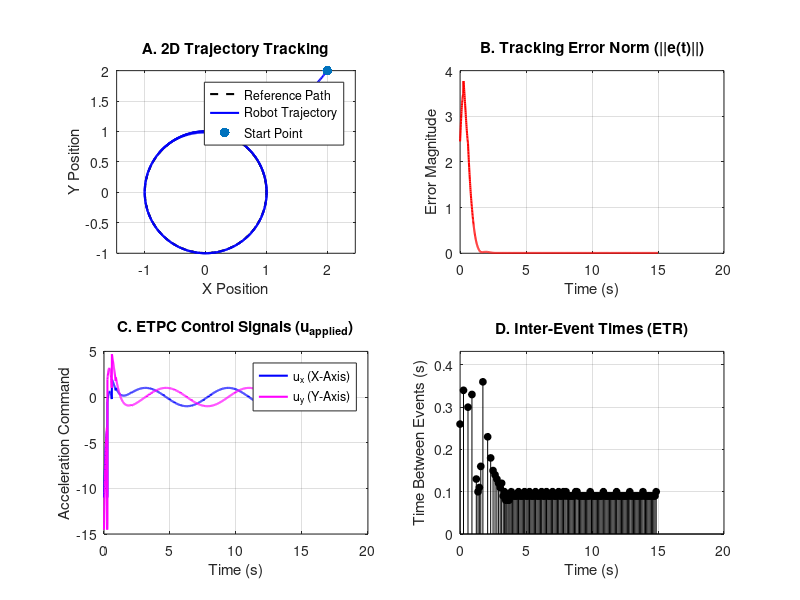

This figure's MATLAB source: (Note: this script raises an error after producing the figure.)
% =========================================================================
% Event-Triggered Polynomial Control (p=2) for 2D Circular Tracking
% =========================================================================
clear; clc; close all;

% --- 1. INITIALIZE SYSTEM DYNAMICS ---
A = [0 1 0 0; 0 0 0 0; 0 0 0 1; 0 0 0 0];
B = [0 0; 1 0; 0 0; 0 1];

% --- 2. CALCULATE LQR GAIN (K) AND LYAPUNOV MATRIX (P) ---
Q = diag([10, 1, 10, 1]); 
R = diag([0.1, 0.1]);     
K = lqr(A, B, Q, R);      
P = lyap((A - B*K)', Q);  

% --- 3. SIMULATION PARAMETERS ---
dt = 0.01;                  % Simulation time step
t_final = 15;               % Total simulation time
time = 0:dt:t_final;
N = length(time);

x = [2; 0; 2; 0];           % Start off-path to prove stability
t_k = 0;                    % Time of the last event
sigma = 0.05;               % Trigger threshold (5%)

% Precompute closed-loop matrices for the Taylor expansion
A_cl = A - B*K; 
A_cl_2 = A_cl * A_cl;

% Data storage for plotting
x_hist = zeros(4, N);
xr_hist = zeros(4, N);
u_app_hist = zeros(2, N);
error_norm_hist = zeros(1, N);
event_times = [];

% --- 4. MAIN SIMULATION LOOP ---
for i = 1:N
    t = time(i);
    
    % a) Generate Reference Trajectory (Circle)
    xr = [cos(t); -sin(t); sin(t); cos(t)];
    ur = [-cos(t); -sin(t)];
    ur_dot = [sin(t); -cos(t)];
    ur_ddot = [cos(t); sin(t)];
    
    % Calculate actual tracking error
    e = x - xr;
    error_norm_hist(i) = norm(e);
    
    % b) Network Event: Calculate new polynomial coefficients
    if t == t_k
        event_times = [event_times, t]; 
        c0 = ur - K*e;
        c1 = ur_dot - K * A_cl * e;
        c2 = 0.5 * (ur_ddot - K * A_cl_2 * e);
    end
    
    % c) Onboard Computer: Apply polynomial control
    delta_t = t - t_k;
    u_applied = c0 + c1*delta_t + c2*(delta_t^2);
    u_app_hist(:, i) = u_applied;
    
    % d) Trigger Check: Monitor Lyapunov Boundary
    u_ideal = ur - K*e;
    epsilon = u_applied - u_ideal;
    
    trigger_left = norm(2 * e' * P * B * epsilon);
    trigger_right = sigma * (e' * Q * e);
    
    % If boundary is breached, schedule an event for the next time step
    if trigger_left >= trigger_right && t > t_k
        t_k = t + dt; 
    end
    
    % e) Update Physical State (Euler Integration)
    x = x + (A*x + B*u_applied) * dt;
    
    % Save data
    x_hist(:, i) = x;
    xr_hist(:, i) = xr;
end

% --- 5. GENERATE PAPER-STYLE PLOTS ---
figure('Position', [50, 50, 1100, 800], 'Name', 'Simulation Results');

% Plot A: Spatial Path
subplot(2,2,1);
plot(xr_hist(1,:), xr_hist(3,:), 'k--', 'LineWidth', 1.5); hold on;
plot(x_hist(1,:), x_hist(3,:), 'b', 'LineWidth', 1.5);
scatter(x_hist(1,1), x_hist(3,1), 50, 'ro', 'filled');
title('A. 2D Trajectory Tracking'); xlabel('X Position'); ylabel('Y Position');
legend('Reference Path', 'Robot Trajectory', 'Start Point'); grid on; axis equal;

% Plot B: Tracking Error Norm
subplot(2,2,2);
plot(time, error_norm_hist, 'r', 'LineWidth', 1.5);
title('B. Tracking Error Norm (||e(t)||)'); xlabel('Time (s)'); ylabel('Error Magnitude');
grid on;

% Plot C: Applied Control Signal
subplot(2,2,3);
plot(time, u_app_hist(1,:), 'b', 'LineWidth', 1.5); hold on;
plot(time, u_app_hist(2,:), 'm', 'LineWidth', 1.5);
title('C. ETPC Control Signals (u_{applied})'); xlabel('Time (s)'); ylabel('Acceleration Command');
legend('u_x (X-Axis)', 'u_y (Y-Axis)'); grid on;

% Plot D: Inter-Event Times
subplot(2,2,4);
inter_event_times = diff(event_times);
stem(event_times(1:end-1), inter_event_times, 'k', 'filled', 'MarkerSize', 5);
title('D. Inter-Event Times (ETR)'); xlabel('Time (s)'); ylabel('Time Between Events (s)');
ylim([0, max(inter_event_times)*1.2]); grid on;
subtitle(sprintf('Total Transmissions: %d', length(event_times)));
